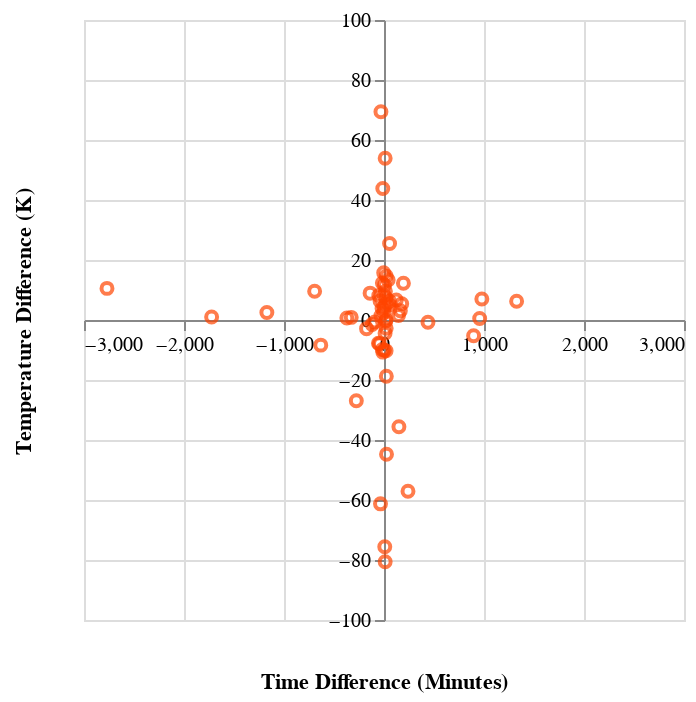

Here is the notebook cell this chart was saved with:
### Code cell
offset = -150

test_predictions_chart = alt.Chart(test_predictions).mark_point(color = 'orangered').encode(
    x = alt.X('delta time', 
              axis = alt.Axis(offset = offset, title ='Time Difference (Minutes)', titleY = 175),
              scale = alt.Scale(domain=[-3000, 3000])),
              
    y = alt.Y('delta temperature', 
              axis = alt.Axis(offset = offset,title ='Temperature Difference (K)',titleX = -175),
              scale = alt.Scale(domain=[-100, 100])),
    tooltip = [alt.Tooltip('time',title = 'Predicted Time'),
               alt.Tooltip('temperature',title = 'Predicted Temperature'),
               alt.Tooltip('test_time',title = 'True Time'),
               alt.Tooltip('test_temperature',title = 'True Temperature')]
  
).interactive()


test_predictions_chart

### Figure 1 — Vega-Lite specification as saved in the notebook (floating-point values rounded to 4 significant figures)
{"config": {"view": {"continuousWidth": 300, "continuousHeight": 300}}, "data": {"name": "data-711491d5b1b01c6a8f6b705c1a7f22bd"}, "mark": {"type": "point", "color": "orangered"}, "encoding": {"tooltip": [{"field": "time", "title": "Predicted Time", "type": "quantitative"}, {"field": "temperature", "title": "Predicted Temperature", "type": "quantitative"}, {"field": "test_time", "title": "True Time", "type": "quantitative"}, {"field": "test_temperature", "title": "True Temperature", "type": "quantitative"}], "x": {"axis": {"offset": -150, "title": "Time Difference (Minutes)", "titleY": 175}, "field": "delta time", "scale": {"domain": [-3000, 3000]}, "type": "quantitative"}, "y": {"axis": {"offset": -150, "title": "Temperature Difference (K)", "titleX": -175}, "field": "delta temperature", "scale": {"domain": [-100, 100]}, "type": "quantitative"}}, "params": [{"name": "param_1", "select": {"type": "interval", "encodings": ["x", "y"]}, "bind": "scales"}], "$schema": "https://vega.github.io/schema/vega-lite/v5.15.1.json", "datasets": {"data-711491d5b1b01c6a8f6b705c1a7f22bd": [{"Unnamed: 0": 38, "inverse_temperature": 0.0008028, "anneal_time_minutes": 1.428, "time": 4.17, "temperature": 1246.0, "test_temperature": 1243.0, "test_time": 5.0, "delta time": -0.8296, "delta temperature": 2.492, "score": 2.626}, {"Unnamed: 0": 40, "inverse_temperature": 0.0008017, "anneal_time_minutes": 2.036, "time": 7.659, "temperature": 1247.0, "test_temperature": 1243.0, "test_time": 5.0, "delta time": 2.659, "delta temperature": 4.171, "score": 4.947}, {"Unnamed: 0": 39, "inverse_temperature": 0.0007991, "anneal_time_minutes": 1.711, "time": 5.534, "temperature": 1251.0, "test_temperature": 1243.0, "test_time": 5.0, "delta time": 0.5344, "delta temperature": 8.196, "score": 8.214}, {"Unnamed: 0": 1, "inverse_temperature": 0.0007336, "anneal_time_minutes": 4.148, "time": 63.31, "temperature": 1363.0, "test_temperature": 1373.0, "test_time": 60.0, "delta time": 3.306, "delta temperature": -10.08, "score": 10.61}, {"Unnamed: 0": 11, "inverse_temperature": 0.0008556, "anneal_time_minutes": 5.251, "time": 190.8, "temperature": 1169.0, "test_temperature": 1173.0, "test_time": 180.0, "delta time": 10.83, "delta temperature": -4.376, "score": 11.68}, {"Unnamed: 0": 55, "inverse_temperature": 0.0009218, "anneal_time_minutes": 2.301, "time": 9.983, "temperature": 1085.0, "test_temperature": 1073.0, "test_time": 5.0, "delta time": 4.983, "delta temperature": 11.65, "score": 12.68}, {"Unnamed: 0": 35, "inverse_temperature": 0.0007943, "anneal_time_minutes": 4.464, "time": 86.87, "temperature": 1259.0, "test_temperature": 1243.0, "test_time": 90.0, "delta time": -3.125, "delta temperature": 15.76, "score": 16.07}, {"Unnamed: 0": 43, "inverse_temperature": 0.0009412, "anneal_time_minutes": 5.124, "time": 168.0, "temperature": 1062.0, "test_temperature": 1073.0, "test_time": 180.0, "delta time": -12.03, "delta temperature": -10.71, "score": 16.1}, {"Unnamed: 0": 15, "inverse_temperature": 0.0008047, "anneal_time_minutes": 5.279, "time": 196.3, "temperature": 1243.0, "test_temperature": 1243.0, "test_time": 180.0, "delta time": 16.26, "delta temperature": -0.4017, "score": 16.27}, {"Unnamed: 0": 53, "inverse_temperature": 0.0007983, "anneal_time_minutes": 4.645, "time": 104.0, "temperature": 1253.0, "test_temperature": 1243.0, "test_time": 90.0, "delta time": 14.03, "delta temperature": 9.55, "score": 16.97}, {"Unnamed: 0": 4, "inverse_temperature": 0.0008486, "anneal_time_minutes": 4.673, "time": 107.0, "temperature": 1178.0, "test_temperature": 1173.0, "test_time": 90.0, "delta time": 16.97, "delta temperature": 5.224, "score": 17.75}, {"Unnamed: 0": 32, "inverse_temperature": 0.0008108, "anneal_time_minutes": 4.299, "time": 73.59, "temperature": 1233.0, "test_temperature": 1243.0, "test_time": 90.0, "delta time": -16.41, "delta temperature": -9.861, "score": 19.14}, {"Unnamed: 0": 17, "inverse_temperature": 0.000802, "anneal_time_minutes": 4.261, "time": 70.86, "temperature": 1247.0, "test_temperature": 1243.0, "test_time": 90.0, "delta time": -19.14, "delta temperature": 3.805, "score": 19.52}, {"Unnamed: 0": 14, "inverse_temperature": 0.0007965, "anneal_time_minutes": 5.1, "time": 164.0, "temperature": 1255.0, "test_temperature": 1243.0, "test_time": 180.0, "delta time": -16.02, "delta temperature": 12.31, "score": 20.2}, {"Unnamed: 0": 2, "inverse_temperature": 0.0008044, "anneal_time_minutes": 4.704, "time": 110.4, "temperature": 1243.0, "test_temperature": 1243.0, "test_time": 90.0, "delta time": 20.43, "delta temperature": 0.02615, "score": 20.43}, {"Unnamed: 0": 19, "inverse_temperature": 0.0007997, "anneal_time_minutes": 4.701, "time": 110.1, "temperature": 1250.0, "test_temperature": 1243.0, "test_time": 90.0, "delta time": 20.07, "delta temperature": 7.343, "score": 21.37}, {"Unnamed: 0": 31, "inverse_temperature": 0.0008062, "anneal_time_minutes": 4.716, "time": 111.8, "temperature": 1240.0, "test_temperature": 1243.0, "test_time": 90.0, "delta time": 21.76, "delta temperature": -2.756, "score": 21.93}, {"Unnamed: 0": 52, "inverse_temperature": 0.0008111, "anneal_time_minutes": 4.708, "time": 110.8, "temperature": 1233.0, "test_temperature": 1243.0, "test_time": 90.0, "delta time": 20.84, "delta temperature": -10.23, "score": 23.21}, {"Unnamed: 0": 25, "inverse_temperature": 0.0009193, "anneal_time_minutes": 4.716, "time": 111.7, "temperature": 1088.0, "test_temperature": 1073.0, "test_time": 90.0, "delta time": 21.75, "delta temperature": 14.63, "score": 26.21}, {"Unnamed: 0": 41, "inverse_temperature": 0.0008167, "anneal_time_minutes": 4.73, "time": 113.3, "temperature": 1224.0, "test_temperature": 1243.0, "test_time": 90.0, "delta time": 23.33, "delta temperature": -18.74, "score": 29.93}, {"Unnamed: 0": 12, "inverse_temperature": 0.0008035, "anneal_time_minutes": 5.001, "time": 148.6, "temperature": 1245.0, "test_temperature": 1243.0, "test_time": 180.0, "delta time": -31.44, "delta temperature": 1.435, "score": 31.48}, {"Unnamed: 0": 44, "inverse_temperature": 0.0009264, "anneal_time_minutes": 4.947, "time": 140.7, "temperature": 1079.0, "test_temperature": 1073.0, "test_time": 180.0, "delta time": -39.29, "delta temperature": 6.32, "score": 39.8}, {"Unnamed: 0": 27, "inverse_temperature": 0.0008428, "anneal_time_minutes": 4.879, "time": 131.5, "temperature": 1187.0, "test_temperature": 1173.0, "test_time": 90.0, "delta time": 41.53, "delta temperature": 13.36, "score": 43.62}, {"Unnamed: 0": 0, "inverse_temperature": 0.0007057, "anneal_time_minutes": 3.868, "time": 47.85, "temperature": 1417.0, "test_temperature": 1373.0, "test_time": 60.0, "delta time": -12.15, "delta temperature": 43.85, "score": 45.5}, {"Unnamed: 0": 23, "inverse_temperature": 0.0009387, "anneal_time_minutes": 6.074, "time": 434.5, "temperature": 1065.0, "test_temperature": 1073.0, "test_time": 480.0, "delta time": -45.55, "delta temperature": -7.888, "score": 46.22}, {"Unnamed: 0": 37, "inverse_temperature": 0.0008345, "anneal_time_minutes": 3.404, "time": 30.08, "temperature": 1198.0, "test_temperature": 1243.0, "test_time": 5.0, "delta time": 25.08, "delta temperature": -44.77, "score": 51.31}, {"Unnamed: 0": 13, "inverse_temperature": 0.0007991, "anneal_time_minutes": 4.853, "time": 128.1, "temperature": 1251.0, "test_temperature": 1243.0, "test_time": 180.0, "delta time": -51.89, "delta temperature": 8.18, "score": 52.53}, {"Unnamed: 0": 57, "inverse_temperature": 0.0008012, "anneal_time_minutes": 6.28, "time": 533.6, "temperature": 1248.0, "test_temperature": 1243.0, "test_time": 480.0, "delta time": 53.55, "delta temperature": 5.045, "score": 53.79}, {"Unnamed: 0": 58, "inverse_temperature": 0.0009736, "anneal_time_minutes": 2.805, "time": 16.53, "temperature": 1027.0, "test_temperature": 973.1, "test_time": 5.0, "delta time": 11.53, "delta temperature": 53.93, "score": 55.15}, {"Unnamed: 0": 10, "inverse_temperature": 0.0008004, "anneal_time_minutes": 5.461, "time": 235.3, "temperature": 1249.0, "test_temperature": 1243.0, "test_time": 180.0, "delta time": 55.32, "delta temperature": 6.275, "score": 55.67}, {"Unnamed: 0": 36, "inverse_temperature": 0.0008094, "anneal_time_minutes": 3.53, "time": 34.14, "temperature": 1235.0, "test_temperature": 1243.0, "test_time": 90.0, "delta time": -55.86, "delta temperature": -7.735, "score": 56.39}, {"Unnamed: 0": 54, "inverse_temperature": 0.0009102, "anneal_time_minutes": 5.463, "time": 235.8, "temperature": 1099.0, "test_temperature": 1073.0, "test_time": 180.0, "delta time": 55.82, "delta temperature": 25.48, "score": 61.35}, {"Unnamed: 0": 3, "inverse_temperature": 0.0008461, "anneal_time_minutes": 4.006, "time": 54.94, "temperature": 1182.0, "test_temperature": 1243.0, "test_time": 90.0, "delta time": -35.06, "delta temperature": -61.28, "score": 70.6}, {"Unnamed: 0": 56, "inverse_temperature": 0.0008752, "anneal_time_minutes": 4.084, "time": 59.37, "temperature": 1143.0, "test_temperature": 1073.0, "test_time": 90.0, "delta time": -30.63, "delta temperature": 69.42, "score": 75.87}, {"Unnamed: 0": 42, "inverse_temperature": 0.0008565, "anneal_time_minutes": 4.582, "time": 97.7, "temperature": 1168.0, "test_temperature": 1243.0, "test_time": 90.0, "delta time": 7.698, "delta temperature": -75.6, "score": 75.99}, {"Unnamed: 0": 51, "inverse_temperature": 0.0008602, "anneal_time_minutes": 2.806, "time": 16.54, "temperature": 1163.0, "test_temperature": 1243.0, "test_time": 5.0, "delta time": 11.54, "delta temperature": -80.59, "score": 81.41}, {"Unnamed: 0": 46, "inverse_temperature": 0.0008048, "anneal_time_minutes": 7.206, "time": 1348.0, "temperature": 1242.0, "test_temperature": 1243.0, "test_time": 1440.0, "delta time": -92.42, "delta temperature": -0.6603, "score": 92.42}, {"Unnamed: 0": 47, "inverse_temperature": 0.0008054, "anneal_time_minutes": 7.186, "time": 1321.0, "temperature": 1242.0, "test_temperature": 1243.0, "test_time": 1440.0, "delta time": -118.7, "delta temperature": -1.467, "score": 118.7}, {"Unnamed: 0": 16, "inverse_temperature": 0.0008001, "anneal_time_minutes": 5.713, "time": 302.9, "temperature": 1250.0, "test_temperature": 1243.0, "test_time": 180.0, "delta time": 122.9, "delta temperature": 6.684, "score": 123.1}, {"Unnamed: 0": 20, "inverse_temperature": 0.000846, "anneal_time_minutes": 7.171, "time": 1301.0, "temperature": 1182.0, "test_temperature": 1173.0, "test_time": 1440.0, "delta time": -139.0, "delta temperature": 8.95, "score": 139.3}, {"Unnamed: 0": 7, "inverse_temperature": 0.0008034, "anneal_time_minutes": 7.368, "time": 1585.0, "temperature": 1245.0, "test_temperature": 1243.0, "test_time": 1440.0, "delta time": 145.0, "delta temperature": 1.513, "score": 145.0}, {"Unnamed: 0": 26, "inverse_temperature": 0.000808, "anneal_time_minutes": 5.037, "time": 154.1, "temperature": 1238.0, "test_temperature": 1273.0, "test_time": 5.0, "delta time": 149.1, "delta temperature": -35.58, "score": 153.3}, {"Unnamed: 0": 45, "inverse_temperature": 0.0008024, "anneal_time_minutes": 7.38, "time": 1603.0, "temperature": 1246.0, "test_temperature": 1243.0, "test_time": 1440.0, "delta time": 163.3, "delta temperature": 3.107, "score": 163.4}, {"Unnamed: 0": 30, "inverse_temperature": 0.0008063, "anneal_time_minutes": 5.722, "time": 305.6, "temperature": 1240.0, "test_temperature": 1243.0, "test_time": 480.0, "delta time": -174.4, "delta temperature": -2.886, "score": 174.4}, {"Unnamed: 0": 24, "inverse_temperature": 0.0009271, "anneal_time_minutes": 6.488, "time": 657.1, "temperature": 1079.0, "test_temperature": 1073.0, "test_time": 480.0, "delta time": 177.1, "delta temperature": 5.427, "score": 177.2}, {"Unnamed: 0": 18, "inverse_temperature": 0.0007966, "anneal_time_minutes": 5.65, "time": 284.2, "temperature": 1255.0, "test_temperature": 1243.0, "test_time": 90.0, "delta time": 194.2, "delta temperature": 12.24, "score": 194.6}, {"Unnamed: 0": 28, "inverse_temperature": 0.000896, "anneal_time_minutes": 5.799, "time": 330.0, "temperature": 1116.0, "test_temperature": 1173.0, "test_time": 90.0, "delta time": 240.0, "delta temperature": -57.08, "score": 246.7}, {"Unnamed: 0": 29, "inverse_temperature": 0.0008222, "anneal_time_minutes": 5.314, "time": 203.2, "temperature": 1216.0, "test_temperature": 1243.0, "test_time": 480.0, "delta time": -276.8, "delta temperature": -26.91, "score": 278.1}, {"Unnamed: 0": 8, "inverse_temperature": 0.0008038, "anneal_time_minutes": 7.014, "time": 1112.0, "temperature": 1244.0, "test_temperature": 1243.0, "test_time": 1440.0, "delta time": -327.6, "delta temperature": 0.8764, "score": 327.6}, {"Unnamed: 0": 33, "inverse_temperature": 0.000804, "anneal_time_minutes": 6.974, "time": 1069.0, "temperature": 1244.0, "test_temperature": 1243.0, "test_time": 1440.0, "delta time": -371.4, "delta temperature": 0.6795, "score": 371.4}, {"Unnamed: 0": 6, "inverse_temperature": 0.0009325, "anneal_time_minutes": 6.824, "time": 919.8, "temperature": 1072.0, "test_temperature": 1073.0, "test_time": 480.0, "delta time": 439.8, "delta temperature": -0.7451, "score": 439.8}, {"Unnamed: 0": 34, "inverse_temperature": 0.0008099, "anneal_time_minutes": 6.694, "time": 807.7, "temperature": 1235.0, "test_temperature": 1243.0, "test_time": 1440.0, "delta time": -632.3, "delta temperature": -8.375, "score": 632.4}, {"Unnamed: 0": 9, "inverse_temperature": 0.0007982, "anneal_time_minutes": 6.615, "time": 746.3, "temperature": 1253.0, "test_temperature": 1243.0, "test_time": 1440.0, "delta time": -693.7, "delta temperature": 9.6, "score": 693.8}, {"Unnamed: 0": 22, "inverse_temperature": 0.0009364, "anneal_time_minutes": 7.756, "time": 2336.0, "temperature": 1068.0, "test_temperature": 1073.0, "test_time": 1440.0, "delta time": 896.1, "delta temperature": -5.235, "score": 896.1}, {"Unnamed: 0": 48, "inverse_temperature": 0.0009314, "anneal_time_minutes": 7.782, "time": 2397.0, "temperature": 1074.0, "test_temperature": 1073.0, "test_time": 1440.0, "delta time": 956.8, "delta temperature": 0.4944, "score": 956.8}, {"Unnamed: 0": 5, "inverse_temperature": 0.0009258, "anneal_time_minutes": 7.285, "time": 1458.0, "temperature": 1080.0, "test_temperature": 1073.0, "test_time": 480.0, "delta time": 978.4, "delta temperature": 7.016, "score": 978.4}, {"Unnamed: 0": 59, "inverse_temperature": 0.0009297, "anneal_time_minutes": 8.276, "time": 3929.0, "temperature": 1076.0, "test_temperature": 1073.0, "test_time": 5100.0, "delta time": -1171.0, "delta temperature": 2.494, "score": 1171.0}, {"Unnamed: 0": 21, "inverse_temperature": 0.0009265, "anneal_time_minutes": 7.925, "time": 2766.0, "temperature": 1079.0, "test_temperature": 1073.0, "test_time": 1440.0, "delta time": 1326.0, "delta temperature": 6.228, "score": 1326.0}, {"Unnamed: 0": 50, "inverse_temperature": 0.000931, "anneal_time_minutes": 8.125, "time": 3376.0, "temperature": 1074.0, "test_temperature": 1073.0, "test_time": 5100.0, "delta time": -1724.0, "delta temperature": 1.013, "score": 1724.0}, {"Unnamed: 0": 49, "inverse_temperature": 0.0009228, "anneal_time_minutes": 7.754, "time": 2330.0, "temperature": 1084.0, "test_temperature": 1073.0, "test_time": 5100.0, "delta time": -2770.0, "delta temperature": 10.54, "score": 2770.0}]}}
